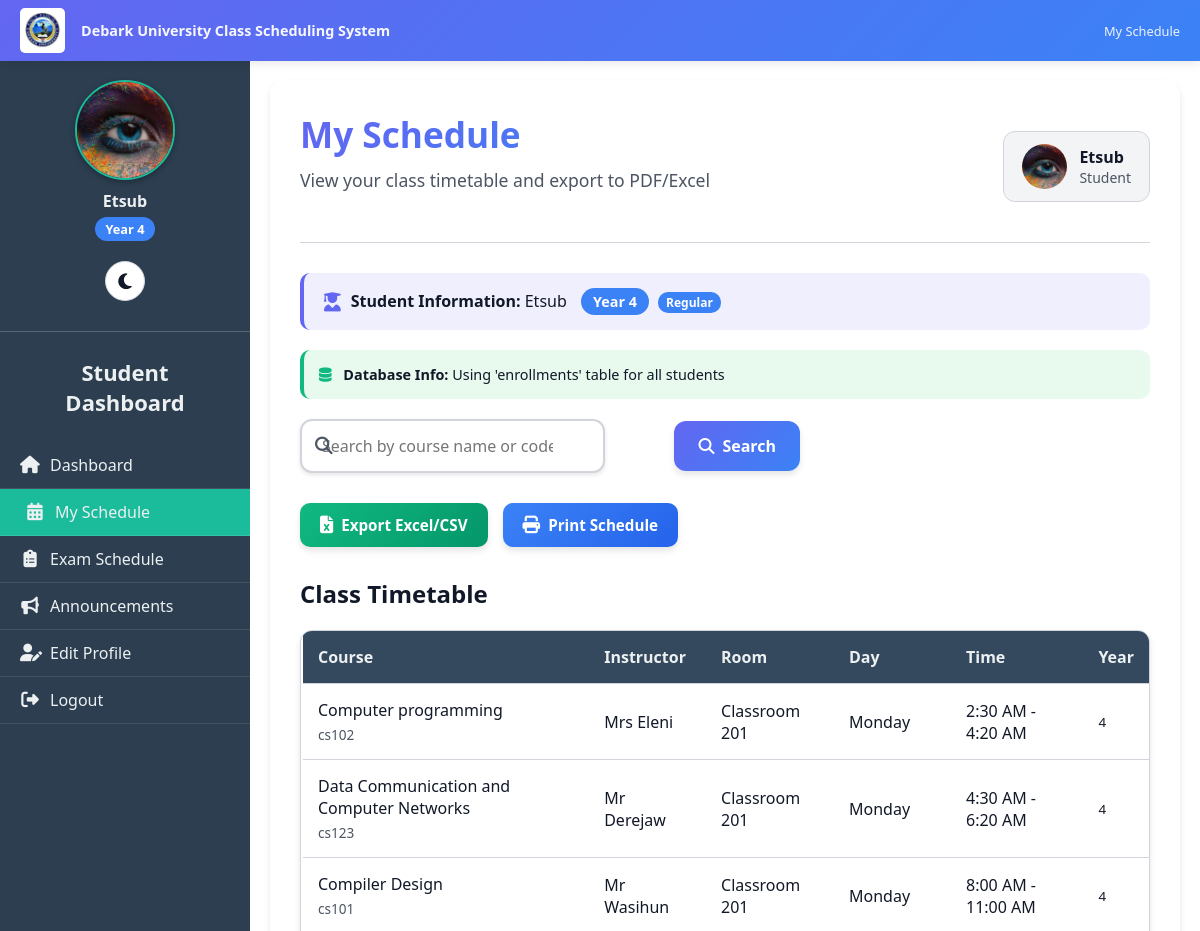
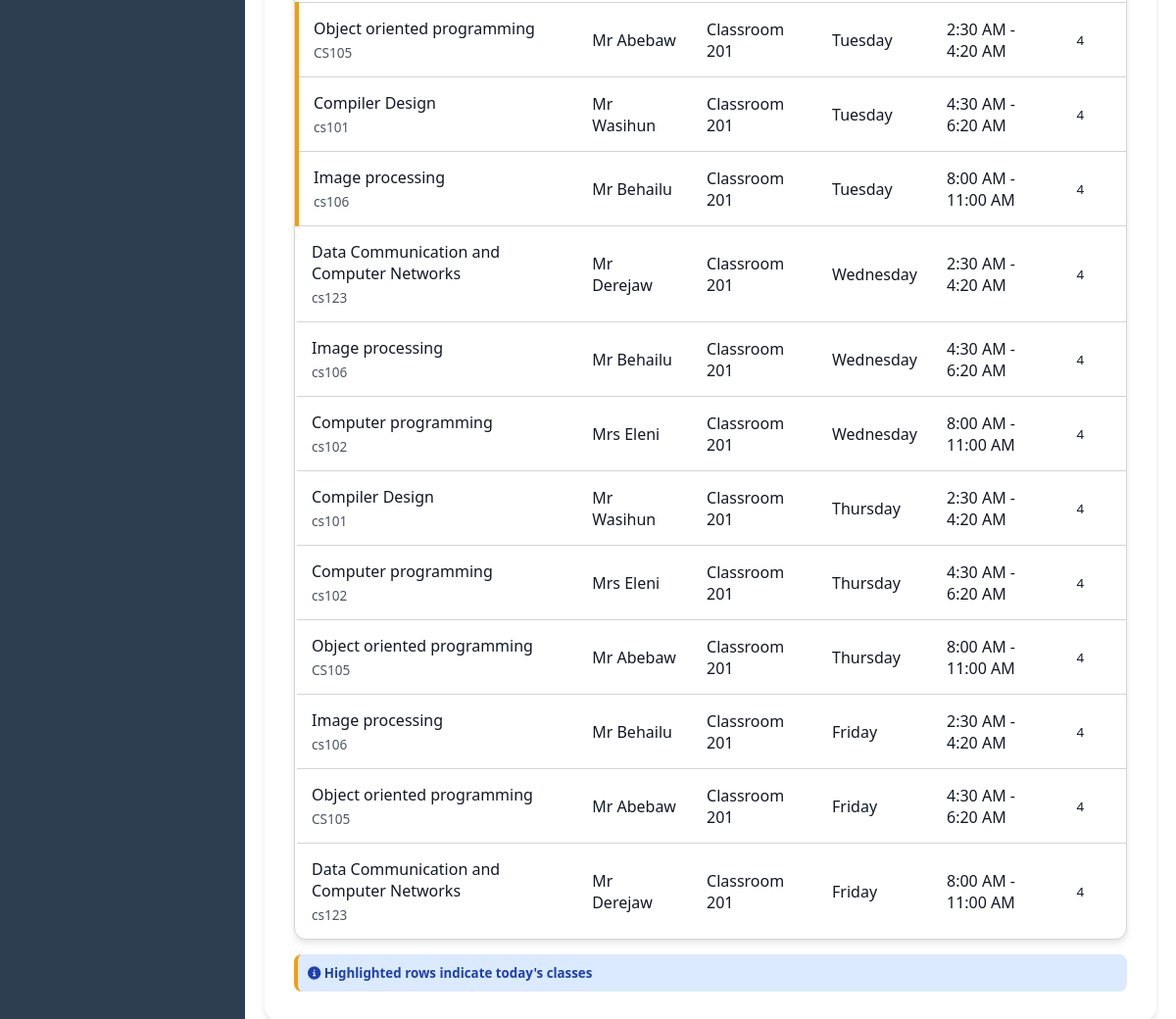
Page /student/my_schedule.php (signed in) on the committed database (2 pictures, top to bottom).
### tables this page shows
CREATE TABLE `users` (
  `user_id` int(11) NOT NULL,
  `username` varchar(50) NOT NULL,
  `password` varchar(255) NOT NULL,
  `full_name` varchar(100) NOT NULL,
  `student_id` varchar(50) DEFAULT NULL,
  `email` varchar(100) DEFAULT NULL,
  `role` enum('admin','instructor','student','department_head') NOT NULL,
  `department_id` int(11) DEFAULT NULL,
  `year` varchar(10) DEFAULT NULL,
  `created_at` timestamp NOT NULL DEFAULT current_timestamp(),
  `profile_picture` varchar(255) DEFAULT NULL,
  `email_verified` tinyint(1) DEFAULT 0,
  `verification_token` varchar(255) DEFAULT NULL,
  `is_approved` tinyint(1) DEFAULT 0,
  `is_verified` tinyint(1) NOT NULL DEFAULT 0,
  `id_number` varchar(20) DEFAULT NULL
);

CREATE TABLE `schedule` (
  `schedule_id` int(11) NOT NULL,
  `course_id` int(11) NOT NULL,
  `instructor_id` int(11) NOT NULL,
  `room_id` int(11) NOT NULL,
  `academic_year` varchar(20) NOT NULL,
  `semester` enum('Fall','Spring','Summer') NOT NULL,
  `year` varchar(10) NOT NULL,
  `is_extension` tinyint(1) DEFAULT 0,
  `day` varchar(20) DEFAULT NULL,
  `start_time` time NOT NULL,
  `end_time` time NOT NULL,
  `created_at` timestamp NOT NULL DEFAULT current_timestamp(),
  `department_id` int(11) DEFAULT NULL,
  `student_group` int(11) DEFAULT 1,
  `section_number` int(11) DEFAULT 1
);

CREATE TABLE `courses` (
  `course_id` int(11) NOT NULL,
  `course_code` varchar(20) NOT NULL,
  `course_name` varchar(100) NOT NULL,
  `credit_hours` int(11) NOT NULL,
  `department_id` int(11) DEFAULT NULL,
  `created_at` timestamp NOT NULL DEFAULT current_timestamp(),
  `prerequisite` varchar(255) DEFAULT NULL,
  `category` enum('Compulsory','Elective','Optional') DEFAULT 'Compulsory',
  `contact_hours` int(11) NOT NULL DEFAULT 3,
  `lab_hours` int(11) NOT NULL DEFAULT 0,
  `tutorial_hours` int(11) NOT NULL DEFAULT 0,
  `description` text DEFAULT NULL,
  `is_freshman` tinyint(1) DEFAULT 0
);

CREATE TABLE `rooms` (
  `room_id` int(11) NOT NULL,
  `room_name` varchar(50) NOT NULL,
  `capacity` int(11) NOT NULL,
  `building` varchar(100) DEFAULT NULL,
  `is_available` tinyint(1) NOT NULL DEFAULT 1
);

### public/student/my_schedule.php (the view, shortened to what the rows shown need)
<?php
require __DIR__ . '/../../includes/db.php';
include __DIR__ . '/../includes/darkmode.php';
$student_id = $_SESSION['user_id'];
$user_stmt = $pdo->prepare("SELECT username, profile_picture, year FROM users WHERE user_id = ?");
$user_stmt->execute([$student_id]);
$user = $user_stmt->fetch(PDO::FETCH_ASSOC);
$student_year = $user['year'] ?? '';
$table_check = $pdo->query("SHOW TABLES LIKE 'enrollments'");
$enrollments_table_exists = $table_check->fetch();
$search = isset($_GET['search']) ? trim($_GET['search']) : '';
if (!$enrollments_table_exists) {
    error_log("ERROR: enrollments table not found!");
    $debug_info = "ERROR: Enrollment table 'enrollments' not found in database.";
    $my_schedule = [];
} else {
    $year_equivalents = [
        'freshman' => ['1', 'freshman', 'Freshman', 'FIRST YEAR', 'first year'],
        '1' => ['1', 'freshman', 'Freshman', 'FIRST YEAR', 'first year'],
        '2' => ['2', 'sophomore', 'Sophomore', 'SECOND YEAR', 'second year'],
        '3' => ['3', 'junior', 'Junior', 'THIRD YEAR', 'third year'],
        '4' => ['4', 'senior', 'Senior', 'FOURTH YEAR', 'fourth year'],
        '5' => ['5', 'fifth', 'Fifth', 'FIFTH YEAR', 'fifth year'],
        'E1' => ['E1', 'e1', 'Extension 1', 'extension 1', 'EXTENSION 1'],
        'E2' => ['E2', 'e2', 'Extension 2', 'extension 2', 'EXTENSION 2'],
        'E3' => ['E3', 'e3', 'Extension 3', 'extension 3', 'EXTENSION 3'],
        'E4' => ['E4', 'e4', 'Extension 4', 'extension 4', 'EXTENSION 4'],
        'E5' => ['E5', 'e5', 'Extension 5', 'extension 5', 'EXTENSION 5'],
    ];
    function getYearEquivalents($year, $year_equivalents) {
        $equivalents = [];
        foreach ($year_equivalents as $key => $values) {
            if (strtolower($year) == strtolower($key)) {
                $equivalents = array_merge($equivalents, $values);
            }
        }
        foreach ($year_equivalents as $values) {
            foreach ($values as $value) {
                if (strtolower($year) == strtolower($value)) {
                    $equivalents = array_merge($equivalents, $values);
                }
            }
        }
        $equivalents[] = $year;
        return array_unique($equivalents);
    }
    $year_search_values = getYearEquivalents($student_year, $year_equivalents);
    $placeholders = str_repeat('?,', count($year_search_values) - 1) . '?';
    $enrollment_check = $pdo->prepare("
        SELECT COUNT(*) as count, GROUP_CONCAT(schedule_id) as schedule_ids
        FROM enrollments
        WHERE student_id = ?
    ");
    $enrollment_check->execute([$student_id]);
    $enrollment_data = $enrollment_check->fetch();
    $enrollment_count = $enrollment_data['count'];
    if ($enrollment_count > 0) {
        $base_query = "
            SELECT s.schedule_id, c.course_name, c.course_code,
                   COALESCE(u.username, 'TBA') AS instructor_name,
                   r.room_name, s.day, s.start_time, s.end_time, s.year as schedule_year
            FROM schedule s
            JOIN courses c ON s.course_id = c.course_id
            LEFT JOIN users u ON s.instructor_id = u.user_id
            JOIN rooms r ON s.room_id = r.room_id
            JOIN enrollments e ON s.schedule_id = e.schedule_id
            WHERE e.student_id = ?
            AND s.year IN ($placeholders)
        ";
        $search_query = "";
        $search_params = [];
        $complete_query = $base_query . $search_query . "
            ORDER BY FIELD(s.day, 'Monday', 'Tuesday', 'Wednesday', 'Thursday', 'Friday'), s.start_time
        ";
        $schedules = $pdo->prepare($complete_query);
        $params = array_merge([$student_id], $year_search_values, $search_params);
        $schedules->execute($params);
        $my_schedule = $schedules->fetchAll();
    } else {
        $debug_info = "You have no enrollments. Please contact your department head to enroll you in courses.";
        $my_schedule = [];
    }
}
$is_freshman = false;
$is_extension = false;
$is_regular = false;
if (strtolower($student_year) === 'freshman' || $student_year === '1' || $student_year === 'first year') {
    $is_freshman = true;
} elseif (strtoupper(substr($student_year, 0, 1)) === 'E') {
    $is_extension = true;
} elseif (is_numeric($student_year) && $student_year >= 2 && $student_year <= 5) {
    $is_regular = true;
}
$uploads_dir = __DIR__ . '/../uploads/';
$profile_picture = $user['profile_picture'] ?? '';
$default_profile = 'default_profile.png';
if(!empty($profile_picture)) {
    if(file_exists($uploads_dir . $profile_picture)) {
        $profile_img_path = '../uploads/' . $profile_picture;
    } else if(file_exists('uploads/' . $profile_picture)) {
        $profile_img_path = 'uploads/' . $profile_picture;
    } else if(file_exists('../uploads/' . $profile_picture)) {
        $profile_img_path = '../uploads/' . $profile_picture;
    } else if(file_exists('../../uploads/' . $profile_picture)) {
        $profile_img_path = '../../uploads/' . $profile_picture;
    } else {
        $profile_img_path = '../assets/' . $default_profile;
    }
} else {
    $profile_img_path = '../assets/' . $default_profile;
}
?>
<!DOCTYPE html>
<html lang="en" data-theme="<?= $darkMode ? 'dark' : 'light' ?>">
<head>
<link rel="stylesheet" href="https://cdnjs.cloudflare.com/ajax/libs/font-awesome/6.4.0/css/all.min.css">
<link rel="stylesheet" href="../../assets/css/darkmode.css">
</head>
<body>
    <div class="sidebar" id="sidebar">
        <div class="sidebar-content" id="sidebarContent">
            <div class="sidebar-profile">
                <img src="<?= htmlspecialchars($profile_img_path) ?>" alt="Profile Picture">
                <p><?= htmlspecialchars($user['username'] ?? 'Student') ?></p>
                <?php if($student_year): ?>
                    <span class="year-badge">
                        <?php
                        if (strtoupper(substr($student_year, 0, 1)) === 'E') {
                            echo 'Extension Year ' . substr($student_year, 1);
                        } elseif (is_numeric($student_year)) {
                            echo 'Year ' . $student_year;
                        } else {
                            echo ucfirst($student_year);
                        }
                        ?>
                    </span>
                <?php endif; ?>
            </div>
            <h2>Student Dashboard</h2>
        </div>
    </div>
    <div class="main-content">
        <div class="content-wrapper">
            <div class="header">
                <div class="welcome-section">
                    <h1>My Schedule</h1>
                </div>
                <div class="user-info">
                    <img src="<?= htmlspecialchars($profile_img_path) ?>" alt="Profile">
                    <div>
                        <div><?= htmlspecialchars($user['username'] ?? 'Student') ?></div>
                        <small>Student</small>
                    </div>
                </div>
            </div>
            <div class="student-info-box">
                <i class="fas fa-user-graduate"></i>
                <div>
                    <strong>Student Information:</strong>
                    <?= htmlspecialchars($user['username'] ?? 'Student') ?>
                    <span class="student-year-badge">
                        <?php
                        if($student_year) {
                            if (strtoupper(substr($student_year, 0, 1)) === 'E') {
                                echo 'Extension Year ' . substr($student_year, 1);
                            } elseif (is_numeric($student_year)) {
                                echo 'Year ' . $student_year;
                            } else {
                                echo ucfirst($student_year);
                            }
                        } else {
                            echo 'Year not set';
                        }
                        ?>
                    </span>
                    <span class="student-type-indicator">
                        <?php
                        if ($is_freshman) {
                            echo 'Freshman';
                        } elseif ($is_extension) {
                            echo 'Extension';
                        } elseif ($is_regular) {
                            echo 'Regular';
                        } else {
                            echo 'Unknown';
                        }
                        ?>
                    </span>
                </div>
            </div>
            <div class="schedule-section">
                <h2 style="margin-bottom: 20px; color: var(--text-primary);">Class Timetable</h2>
                <?php if(!empty($search) && empty($my_schedule)): ?>
                    <div class="no-results">
                        <i class="fas fa-search"></i>
                        <h3>No courses found</h3>
                        <p>No courses match your search for "<?= htmlspecialchars($search) ?>"</p>
                        <a href="my_schedule.php" class="try-again-btn">
                            <i class="fas fa-redo"></i> View All Courses
                        </a>
                    </div>
                <?php else: ?>
                    <div class="table-container">
                        <table class="schedule-table">
                            <thead>
                                <tr>
                                    <th>Course</th>
                                    <th>Instructor</th>
                                    <th>Room</th>
                                    <th>Day</th>
                                    <th>Time</th>
                                    <th>Year</th>
                                </tr>
                            </thead>
                            <tbody>
                            <?php
                            $today = date('l');
                            foreach($my_schedule as $s):
                                $todayClass = ($s['day']==$today) ? 'today-row' : '';
                            ?>
                                <tr class="<?= $todayClass ?>">
                                    <td>
                                        <?= htmlspecialchars($s['course_name']) ?>
                                        <?php if(!empty($s['course_code'])): ?>
                                            <div class="course-code"><?= htmlspecialchars($s['course_code']) ?></div>
                                        <?php endif; ?>
                                    </td>
                                    <td><?= htmlspecialchars($s['instructor_name']) ?></td>
                                    <td><?= htmlspecialchars($s['room_name']) ?></td>
                                    <td><?= htmlspecialchars($s['day']) ?></td>
                                    <td><?= date('g:i A', strtotime($s['start_time'])) . ' - ' . date('g:i A', strtotime($s['end_time'])) ?></td>
                                    <td><small><?= htmlspecialchars($s['schedule_year']) ?></small></td>
                                </tr>
                            <?php endforeach; ?>
                            </tbody>
                        </table>
                    </div>
                <?php endif; ?>
            </div>
        </div>
    </div>
</body>
</html>

### rows in the picture
users: profile_picture (picture), username "Etsub", year "4"
schedule: course.course_name "Computer programming", course.course_code "cs102", instructor_name "Mrs Eleni", room.room_name "Classroom 201", day "Monday", start_time "2:30 AM", end_time "4:20 AM", year "4"
schedule: course.course_name "Data Communication and Computer Networks", course.course_code "cs123", instructor_name "Mr Derejaw", room.room_name "Classroom 201", day "Monday", start_time "4:30 AM", end_time "6:20 AM", year "4"
schedule: course.course_name "Compiler Design", course.course_code "cs101", instructor_name "Mr Wasihun", room.room_name "Classroom 201", day "Monday", start_time "8:00 AM", end_time "11:00 AM", year "4"
schedule: course.course_name "Object oriented programming", course.course_code "CS105", instructor_name "Mr Abebaw", room.room_name "Classroom 201", day "Tuesday", start_time "2:30 AM", end_time "4:20 AM", year "4"
schedule: course.course_name "Compiler Design", course.course_code "cs101", instructor_name "Mr Wasihun", room.room_name "Classroom 201", day "Tuesday", start_time "4:30 AM", end_time "6:20 AM", year "4"
schedule: course.course_name "Image processing", course.course_code "cs106", instructor_name "Mr Behailu", room.room_name "Classroom 201", day "Tuesday", start_time "8:00 AM", end_time "11:00 AM", year "4"
schedule: course.course_name "Data Communication and Computer Networks", course.course_code "cs123", instructor_name "Mr Derejaw", room.room_name "Classroom 201", day "Wednesday", start_time "2:30 AM", end_time "4:20 AM", year "4"
schedule: course.course_name "Image processing", course.course_code "cs106", instructor_name "Mr Behailu", room.room_name "Classroom 201", day "Wednesday", start_time "4:30 AM", end_time "6:20 AM", year "4"
schedule: course.course_name "Computer programming", course.course_code "cs102", instructor_name "Mrs Eleni", room.room_name "Classroom 201", day "Wednesday", start_time "8:00 AM", end_time "11:00 AM", year "4"
schedule: course.course_name "Compiler Design", course.course_code "cs101", instructor_name "Mr Wasihun", room.room_name "Classroom 201", day "Thursday", start_time "2:30 AM", end_time "4:20 AM", year "4"
schedule: course.course_name "Computer programming", course.course_code "cs102", instructor_name "Mrs Eleni", room.room_name "Classroom 201", day "Thursday", start_time "4:30 AM", end_time "6:20 AM", year "4"
schedule: course.course_name "Object oriented programming", course.course_code "CS105", instructor_name "Mr Abebaw", room.room_name "Classroom 201", day "Thursday", start_time "8:00 AM", end_time "11:00 AM", year "4"
schedule: course.course_name "Image processing", course.course_code "cs106", instructor_name "Mr Behailu", room.room_name "Classroom 201", day "Friday", start_time "2:30 AM", end_time "4:20 AM", year "4"
schedule: course.course_name "Object oriented programming", course.course_code "CS105", instructor_name "Mr Abebaw", room.room_name "Classroom 201", day "Friday", start_time "4:30 AM", end_time "6:20 AM", year "4"
schedule: course.course_name "Data Communication and Computer Networks", course.course_code "cs123", instructor_name "Mr Derejaw", room.room_name "Classroom 201", day "Friday", start_time "8:00 AM", end_time "11:00 AM", year "4"
